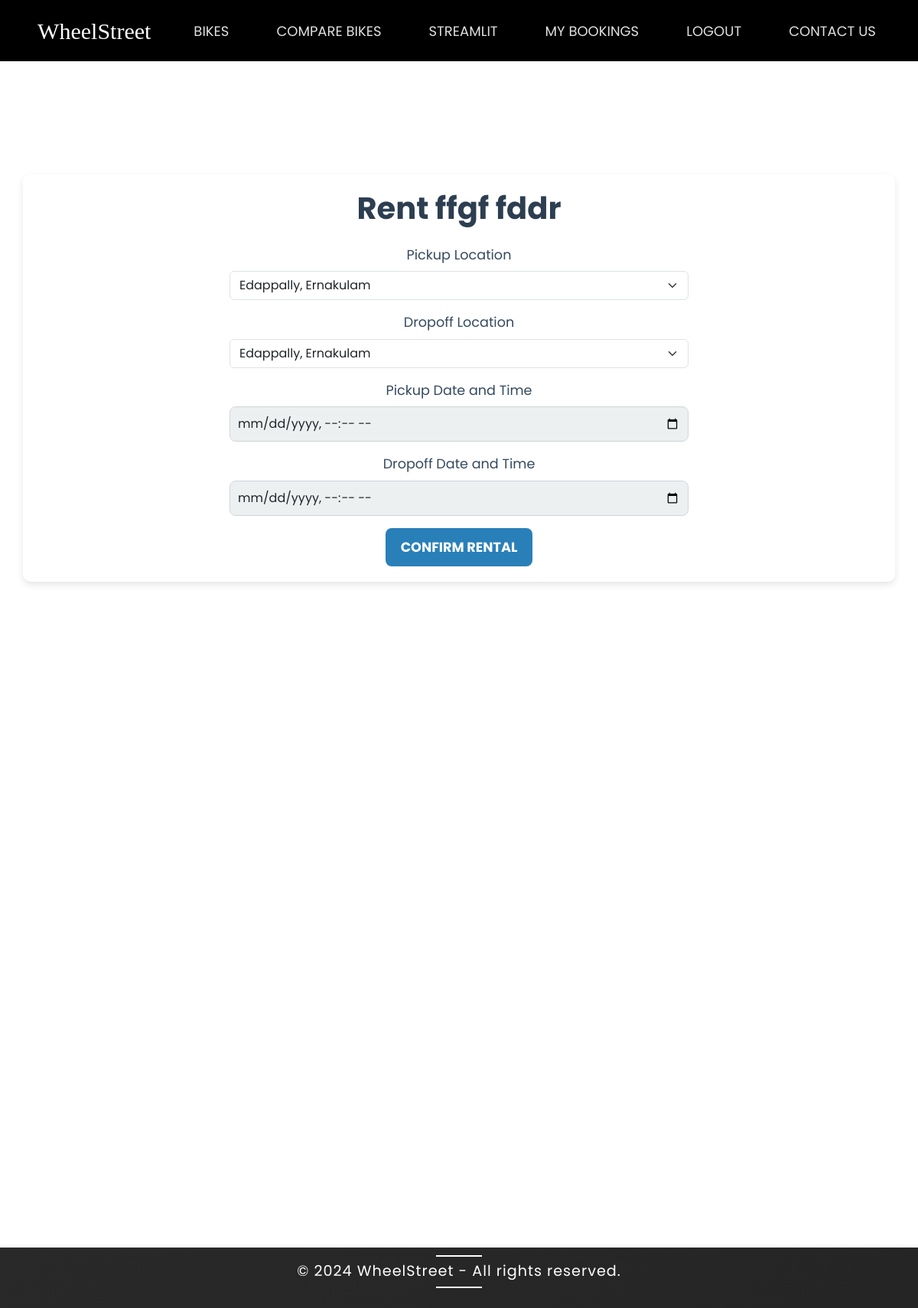
The page /rent/6/ (signed in) on the database as committed earlier.
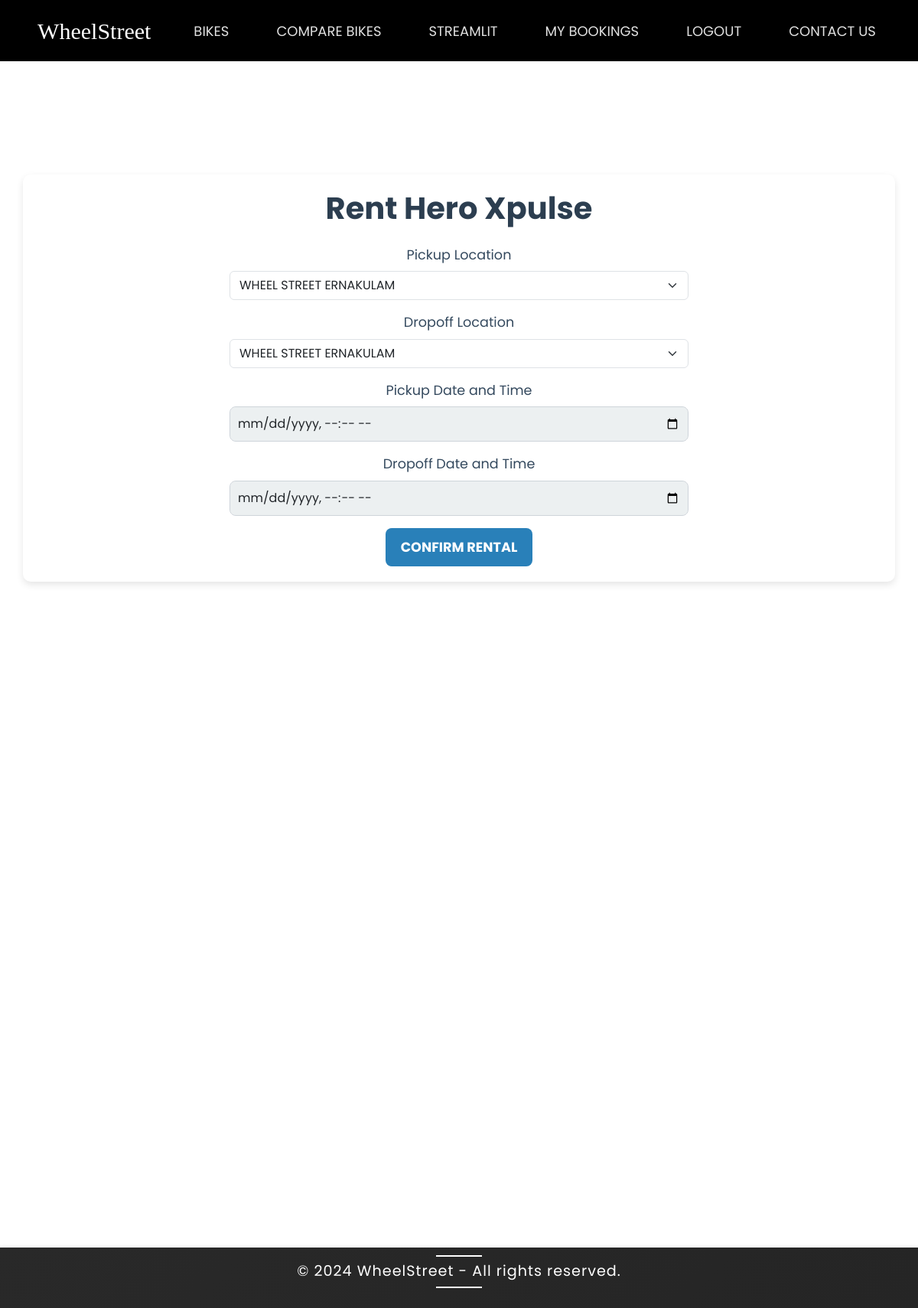
The same page on the database as committed later.
### main/models.py (models this page shows, shortened)
class Bike(models.Model):
    BIKE_TYPES = [
        ('Road', 'Road Bike'),
        ('Mountain', 'Mountain Bike'),
        ('Hybrid', 'Hybrid Bike'),
        ('Electric', 'Electric Bike')
    ]
    bike_type = models.CharField(max_length=20, choices=BIKE_TYPES)
    brand = models.CharField(max_length=50)
    model = models.CharField(max_length=50)
    price_per_hour = models.DecimalField(max_digits=6, decimal_places=2)  # Pricing for hourly rentals
    available = models.BooleanField(default=True)
    description = models.TextField(blank=True, null=True)
    mileage = models.DecimalField(max_digits=6, decimal_places=2)  # Bike mileage in kilometers or miles
    image = models.ImageField(upload_to='bike_images/', blank=True, null=True)  # Image upload path
    BIKE_TYPES_DICT = dict(BIKE_TYPES)

### main/views.py (the view, shortened to what this page needs)
# urls.py: path('rent/<int:bike_id>/', views.rent_bike, name='rent_bike'),  # Form to rent a bike
@login_required
def rent_bike(request, bike_id):
    bike = get_object_or_404(Bike, id=bike_id)
    locations = Location.objects.all()
    return render(request, 'main/bike_rent.html', {'bike': bike, 'locations': locations})

### main/templates/main/bike_rent.html (shortened to what this page needs)
{% extends 'main/base.html' %}
{% block content %}
<div class="container text-center mt-5">
    <h2 class="mb-4">Rent {{ bike.brand }} {{ bike.model }}</h2>
    <form method="POST" class="mx-auto" style="max-width: 600px;">
        <div class="mb-3">
            <label for="pickup_location_id" class="form-label">Pickup Location</label>
            <select id="pickup_location_id" name="pickup_location_id" class="form-select" required>
                {% for location in locations %}
                <option value="{{ location.id }}">{{ location.name }}</option>
                {% endfor %}
            </select>
        </div>
        <div class="mb-3">
            <label for="dropoff_location_id" class="form-label">Dropoff Location</label>
            <select id="dropoff_location_id" name="dropoff_location_id" class="form-select" required>
                {% for location in locations %}
                <option value="{{ location.id }}">{{ location.name }}</option>
                {% endfor %}
            </select>
        </div>
        <div class="mb-3">
            <label for="pickup_date" class="form-label">Pickup Date and Time</label>
            <input type="datetime-local" id="pickup_date" name="pickup_date" class="form-control" required>
        </div>
        <div class="mb-3">
            <label for="dropoff_date" class="form-label">Dropoff Date and Time</label>
            <input type="datetime-local" id="dropoff_date" name="dropoff_date" class="form-control" required>
        </div>
        <button type="submit" class="btn btn-primary">Confirm Rental</button>
    </form>
</div>
{% endblock %}

Rows that differ between the two databases and show on the page:
changed Bike: brand "ffgf" → "Hero"; model "fddr" → "Xpulse"
Other text that changed with them:
form field pickup_location_id: "Edappally, Ernakulam" → "WHEEL STREET ERNAKULAM"
form field dropoff_location_id: "Edappally, Ernakulam" → "WHEEL STREET ERNAKULAM"
